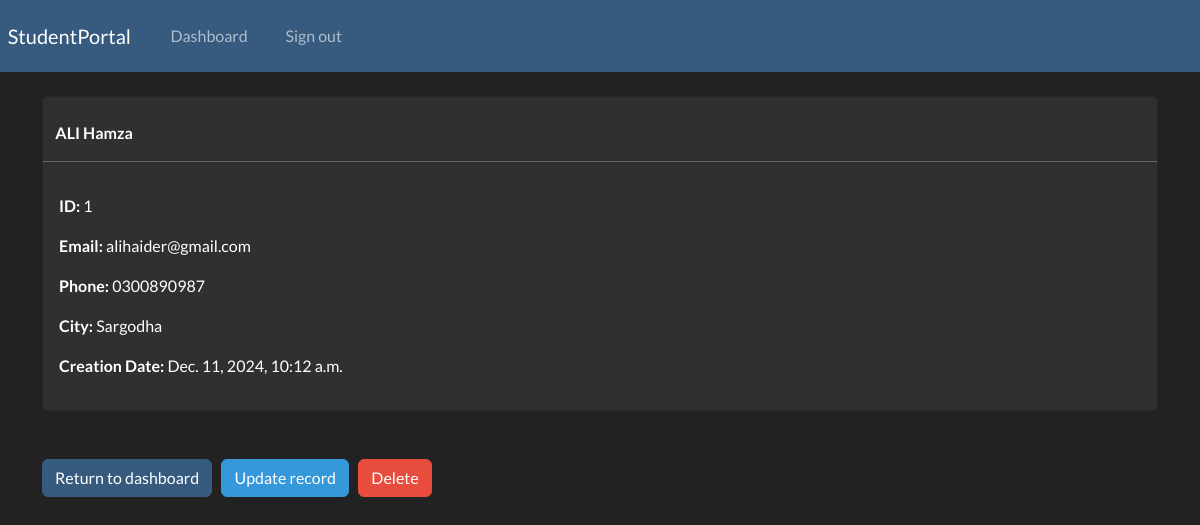
The page /record/1 (signed in) on the database its author committed.
### registration/models.py (models this page shows, shortened)
class Record(models.Model):
    creation_date = models.DateTimeField(auto_now_add=True)
    first_name = models.CharField(max_length=100)
    last_name = models.CharField(max_length=100)
    email = models.CharField(max_length=255)
    phone = models.CharField(max_length=20)
    city= models.CharField(max_length=100)

### registration/views.py (the view)
# urls.py: path('record/<int:pk>', views.singular_record, name="record"),
@login_required(login_url='my-login')
def singular_record(request, pk):
    all_records = Record.objects.get(id=pk)
    context= {'record': all_records}
    return render(request, 'registration/view-record.html', context=context)

### registration/templates/registration/view-record.html (shortened to what this page needs)
{% extends 'registration/base.html' %}
{% block content %}
    <div class="card">
        <strong>
            <br>
          {{record.first_name|upper}}
          {{record.last_name}}
            <br>
            <hr>
        </strong>
        <div class="card-body">
            <p><strong> ID: </strong> {{record.id}} </p>
            <p><strong> Email: </strong> {{record.email}} </p>
            <p><strong> Phone: </strong> {{record.phone}} </p>
            <p><strong> City: </strong> {{record.city}} </p>
            <p><strong> Creation Date: </strong> {{record.creation_date}} </p>
        </div>
    </div>
    <br>
    <br>
    <a href="{% url 'dashboard' %}" class="btn btn-primary"> Return to dashboard </a>
    <a href="{% url 'update-record' record.id %}" class="btn btn-info"> Update record </a>
    <a href="{% url 'delete-record' record.id %}" class="btn btn-danger"> Delete </a>
{% endblock %}

### rows shown on the page
Record: first_name "ALI", last_name "Hamza", id "1", email "alihaider@gmail.com", phone "0300890987", city "Sargodha", creation_date "Dec. 11, 2024, 10:12 a.m."
